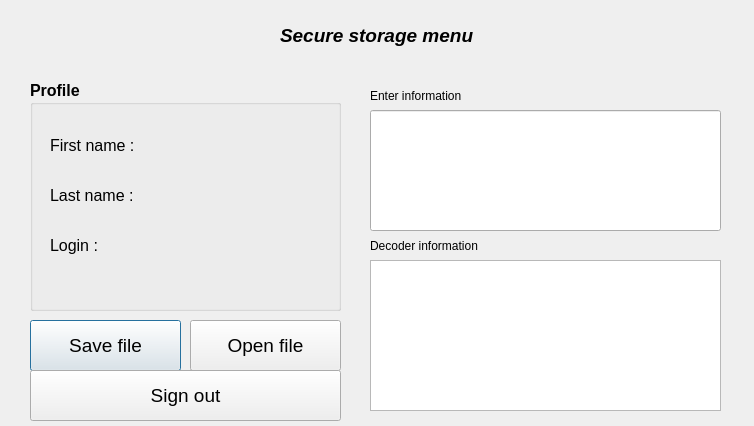
<?xml version="1.0" encoding="UTF-8"?>
<ui version="4.0">
 <class>MainContent</class>
 <widget class="QDialog" name="MainContent">
  <property name="geometry">
   <rect>
    <x>0</x>
    <y>0</y>
    <width>754</width>
    <height>426</height>
   </rect>
  </property>
  <property name="windowTitle">
   <string>Dialog</string>
  </property>
  <widget class="QGroupBox" name="groupBox">
   <property name="geometry">
    <rect>
     <x>30</x>
     <y>80</y>
     <width>311</width>
     <height>231</height>
    </rect>
   </property>
   <property name="font">
    <font>
     <pointsize>12</pointsize>
     <weight>75</weight>
     <bold>true</bold>
    </font>
   </property>
   <property name="title">
    <string>Profile</string>
   </property>
   <widget class="QLabel" name="label">
    <property name="geometry">
     <rect>
      <x>20</x>
      <y>50</y>
      <width>101</width>
      <height>31</height>
     </rect>
    </property>
    <property name="font">
     <font>
      <pointsize>12</pointsize>
      <weight>50</weight>
      <bold>false</bold>
     </font>
    </property>
    <property name="text">
     <string>First name :</string>
    </property>
   </widget>
   <widget class="QLabel" name="label_2">
    <property name="geometry">
     <rect>
      <x>20</x>
      <y>100</y>
      <width>101</width>
      <height>31</height>
     </rect>
    </property>
    <property name="font">
     <font>
      <weight>50</weight>
      <bold>false</bold>
     </font>
    </property>
    <property name="text">
     <string>Last name :</string>
    </property>
   </widget>
   <widget class="QLabel" name="label_3">
    <property name="geometry">
     <rect>
      <x>130</x>
      <y>50</y>
      <width>171</width>
      <height>31</height>
     </rect>
    </property>
    <property name="font">
     <font>
      <pointsize>12</pointsize>
      <weight>50</weight>
      <italic>true</italic>
      <bold>false</bold>
     </font>
    </property>
    <property name="text">
     <string/>
    </property>
   </widget>
   <widget class="QLabel" name="label_4">
    <property name="geometry">
     <rect>
      <x>130</x>
      <y>100</y>
      <width>171</width>
      <height>31</height>
     </rect>
    </property>
    <property name="font">
     <font>
      <weight>50</weight>
      <italic>true</italic>
      <bold>false</bold>
     </font>
    </property>
    <property name="text">
     <string/>
    </property>
   </widget>
   <widget class="QLabel" name="label_5">
    <property name="geometry">
     <rect>
      <x>20</x>
      <y>150</y>
      <width>91</width>
      <height>31</height>
     </rect>
    </property>
    <property name="font">
     <font>
      <weight>50</weight>
      <bold>false</bold>
     </font>
    </property>
    <property name="text">
     <string>Login :</string>
    </property>
   </widget>
   <widget class="QLabel" name="label_6">
    <property name="geometry">
     <rect>
      <x>130</x>
      <y>150</y>
      <width>151</width>
      <height>31</height>
     </rect>
    </property>
    <property name="font">
     <font>
      <weight>50</weight>
      <italic>true</italic>
      <bold>false</bold>
     </font>
    </property>
    <property name="text">
     <string/>
    </property>
   </widget>
  </widget>
  <widget class="QLabel" name="label_7">
   <property name="geometry">
    <rect>
     <x>280</x>
     <y>20</y>
     <width>221</width>
     <height>31</height>
    </rect>
   </property>
   <property name="font">
    <font>
     <pointsize>14</pointsize>
     <weight>75</weight>
     <italic>true</italic>
     <bold>true</bold>
    </font>
   </property>
   <property name="text">
    <string>Secure storage menu</string>
   </property>
  </widget>
  <widget class="QPushButton" name="pushButton">
   <property name="geometry">
    <rect>
     <x>30</x>
     <y>320</y>
     <width>151</width>
     <height>51</height>
    </rect>
   </property>
   <property name="font">
    <font>
     <pointsize>14</pointsize>
    </font>
   </property>
   <property name="text">
    <string>Save file</string>
   </property>
  </widget>
  <widget class="QPushButton" name="pushButton_2">
   <property name="geometry">
    <rect>
     <x>190</x>
     <y>320</y>
     <width>151</width>
     <height>51</height>
    </rect>
   </property>
   <property name="font">
    <font>
     <pointsize>14</pointsize>
    </font>
   </property>
   <property name="text">
    <string>Open file</string>
   </property>
  </widget>
  <widget class="QLineEdit" name="lineEdit">
   <property name="geometry">
    <rect>
     <x>370</x>
     <y>110</y>
     <width>351</width>
     <height>121</height>
    </rect>
   </property>
  </widget>
  <widget class="QLabel" name="label_8">
   <property name="geometry">
    <rect>
     <x>370</x>
     <y>80</y>
     <width>101</width>
     <height>31</height>
    </rect>
   </property>
   <property name="text">
    <string>Enter information</string>
   </property>
  </widget>
  <widget class="QLabel" name="label_9">
   <property name="geometry">
    <rect>
     <x>370</x>
     <y>230</y>
     <width>121</width>
     <height>31</height>
    </rect>
   </property>
   <property name="text">
    <string>Decoder information</string>
   </property>
  </widget>
  <widget class="QPushButton" name="pushButton_3">
   <property name="geometry">
    <rect>
     <x>30</x>
     <y>370</y>
     <width>311</width>
     <height>51</height>
    </rect>
   </property>
   <property name="font">
    <font>
     <pointsize>14</pointsize>
    </font>
   </property>
   <property name="text">
    <string>Sign out</string>
   </property>
  </widget>
  <widget class="QTextEdit" name="textEdit">
   <property name="geometry">
    <rect>
     <x>370</x>
     <y>260</y>
     <width>351</width>
     <height>151</height>
    </rect>
   </property>
  </widget>
 </widget>
 <resources/>
 <connections/>
</ui>
